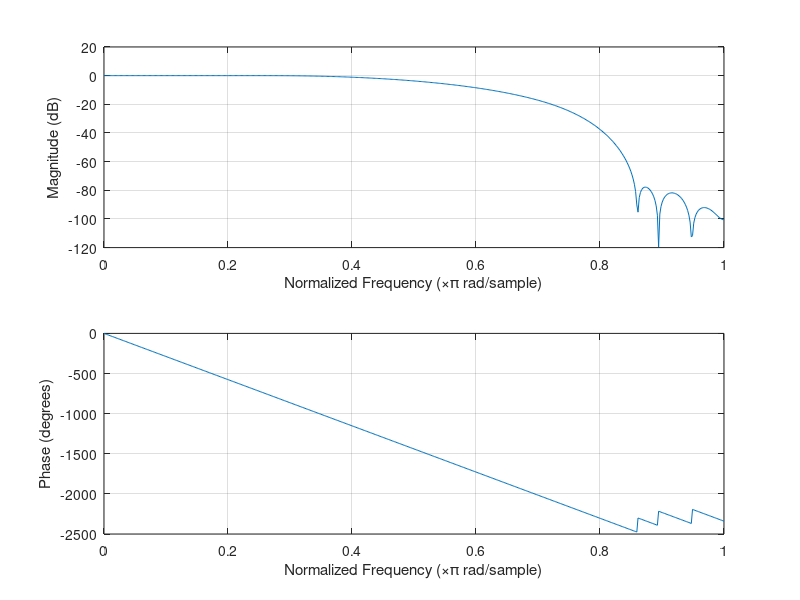
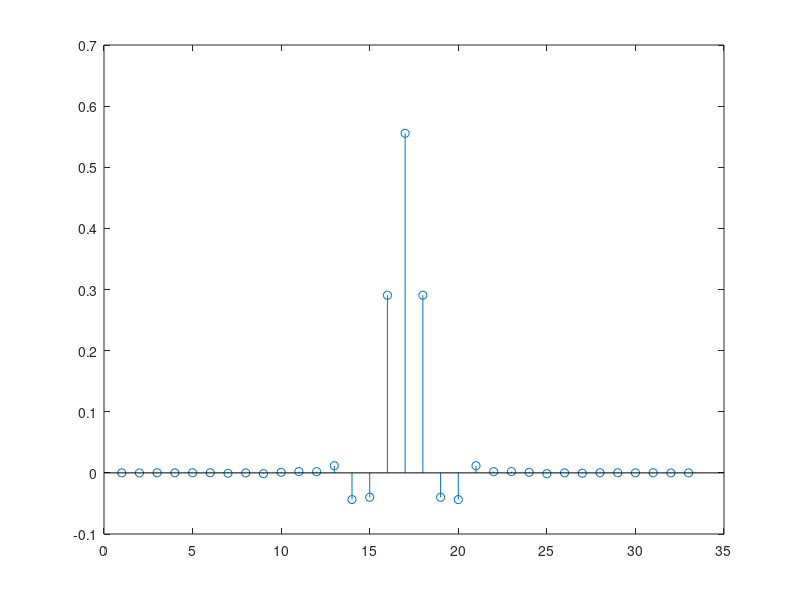

Here is the MATLAB script that generated these plots, in order:
T = 1.8;
beta = 0.50;
tt = -16 : 16;

% Cosine windows reduce ringing artifacts.
cosine_window = cos(pi * beta * tt / T) ./ (1 - (2 * beta * tt).^2 / (T * T));

prefilt = (1 / T) * sinc(tt / T) .* cosine_window .* kaiser(33, 2.0)';

figure(1);
freqz(prefilt);
figure(2);
stem(prefilt);

file = fopen('ntsc-pass2-prefilter.inc', 'w');
fprintf(file, '#define TAPS 16\n');
fprintf(file, 'const float filter[TAPS + 1] = float[TAPS + 1](\n');
fprintf(file, '   %.9f,\n', prefilt(1 : 16));
fprintf(file, '   %.9f);\n', prefilt(17));
fclose(file);


